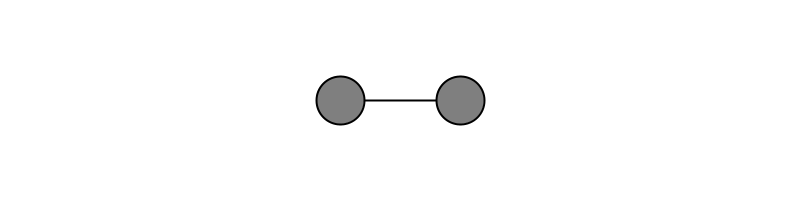
Frame 1 (no input)
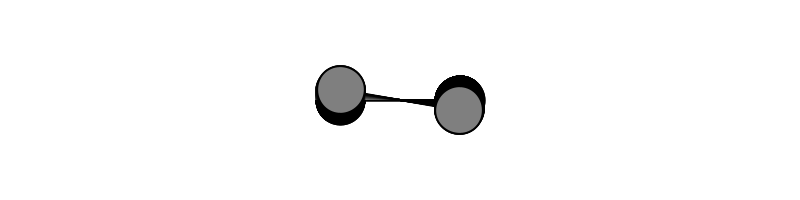
Frame 60 (the mouse pressed at the canvas centre just before this capture)
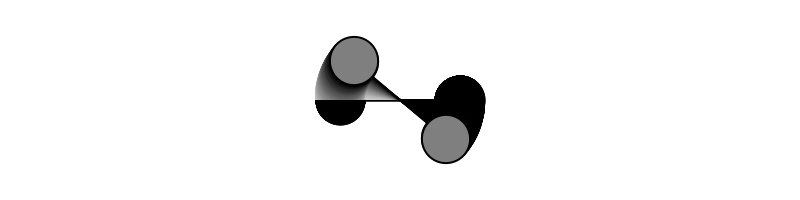
Frame 120 (the mouse held since frame 60 and released just before this capture)

The Processing sketch that drew these frames (run headless with seeded random() and noise(); from frame 60 on, the mouse is pressed at the canvas centre):

// Processing sketch: angular_motion_trail
// ── angular_motion_trail.pde
float angle = 0;
float aVelocity = 0;
float aAcceleration = 0.0001;

void setup() {
  size(800, 200);
  background(255);
  smooth();
}

void draw() {
  //background(255);
  
  noStroke();
  fill(255,5);
  rect(0,0,width,height);


  fill(175);
  stroke(0);

  translate(width/2, height/2);
  rectMode(CENTER);
  rotate(angle);
  stroke(0);
  strokeWeight(2);
  fill(127);
  line(-60, 0, 60, 0);
  ellipse(60, 0, 48, 48);
  ellipse(-60, 0, 48, 48);

  angle += aVelocity;
  aVelocity += aAcceleration;
}
